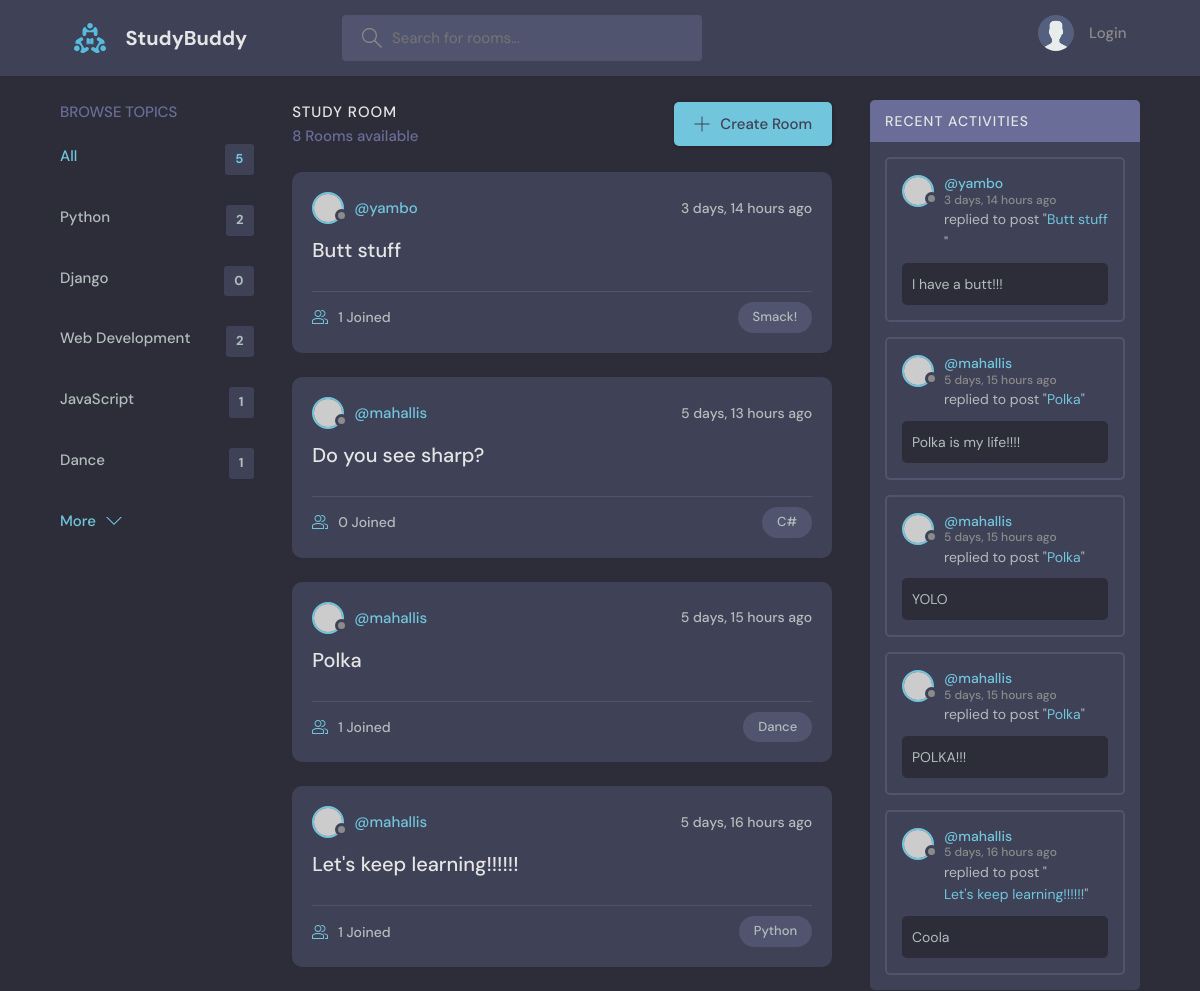
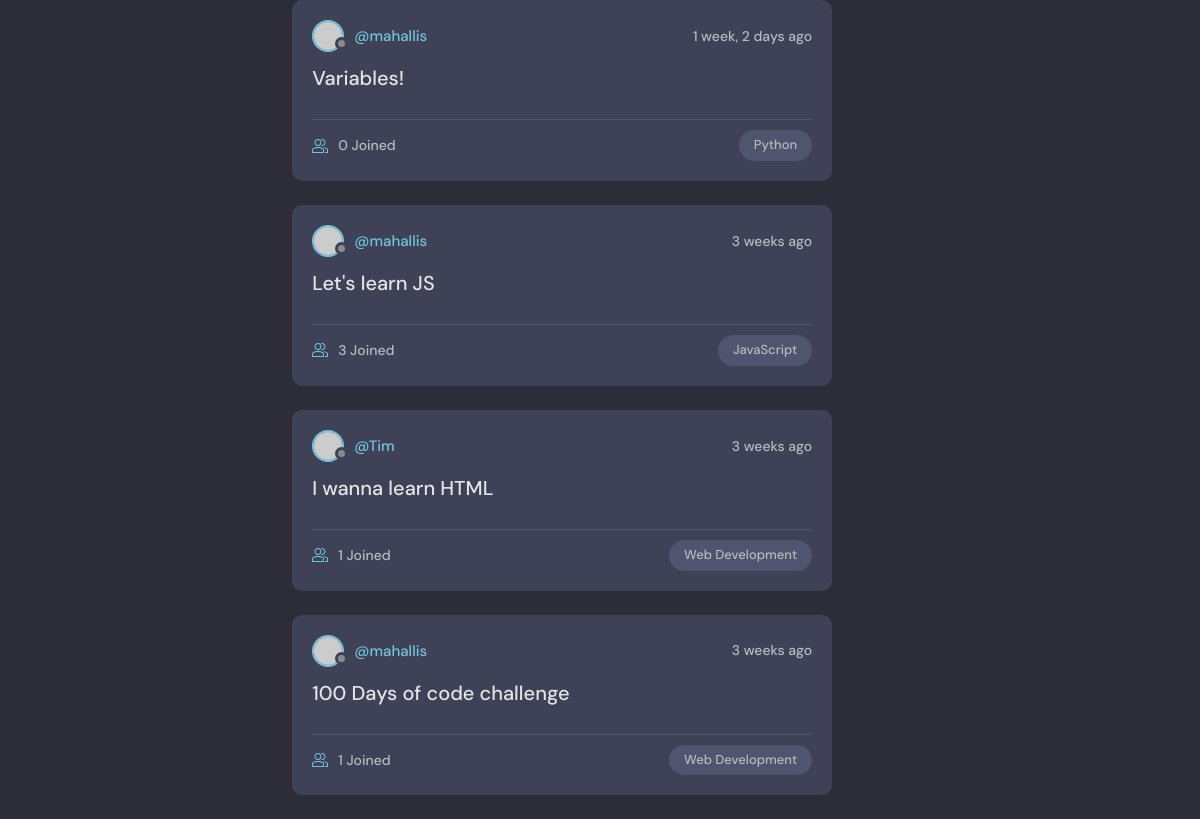
The page / on the database its author committed (2 pictures, top to bottom).
### base/models.py (models this page shows, shortened)
class Topic(models.Model):
    name = models.CharField(max_length=200)

class Room(models.Model):
    host = models.ForeignKey(User, on_delete=models.SET_NULL, null=True)
    topic = models.ForeignKey(Topic, on_delete=models.SET_NULL, null=True)
    name = models.CharField(max_length=200)
    description = models.TextField(null=True, blank=True)
    participants = models.ManyToManyField(
        User, related_name='participants', blank=True)
    updated = models.DateTimeField(auto_now=True)
    created = models.DateTimeField(auto_now_add=True)
    class Meta:
        ordering = ['-updated', '-created']
    def __str__(self):
        return self.name

class Message(models.Model):
    user = models.ForeignKey(User, on_delete=models.CASCADE)
    room = models.ForeignKey(Room, on_delete=models.CASCADE)
    body = models.TextField()
    updated = models.DateTimeField(auto_now=True)
    created = models.DateTimeField(auto_now_add=True)
    class Meta:
        ordering = ['-updated', '-created']

### base/views.py (the view)
# urls.py: path('', views.home, name="home"),
def home(request):
    q = request.GET.get('q') if request.GET.get('q') != None else ''
    rooms = Room.objects.filter(
        Q(topic__name__icontains=q) |
        Q(name__icontains=q) |
        Q(description__icontains=q)
    )
    topics = Topic.objects.all()[0:5]
    room_count = rooms.count()
    room_messages = Message.objects.filter(
        Q(room__topic__name__icontains=q))[0:5]
    context = {
        'rooms': rooms,
        'topics': topics,
        'room_count': room_count,
        'room_messages': room_messages,
    }
    return render(request, 'base/home.html', context)

### base/templates/base/home.html (shortened to what this page needs)
{% extends 'main.html' %}
{% block content %}
<main class="layout layout--3">
  <div class="container">
    {% include 'base/topics_component.html' %}
    <div class="roomList">
      <div class="roomList__header">
        <div>
          <h2>Study Room</h2>
          <p>{{room_count}} Rooms available</p>
        </div>
        <a class="btn btn--main" href="{% url 'create-room' %}">
          <svg version="1.1" xmlns="http://www.w3.org/2000/svg" width="32" height="32" viewBox="0 0 32 32">
            <title>add</title>
            <path
              d="M16.943 0.943h-1.885v14.115h-14.115v1.885h14.115v14.115h1.885v-14.115h14.115v-1.885h-14.115v-14.115z"
            ></path>
          </svg>
          Create Room
        </a>
      </div>
      {% include 'base/feed_component.html' %}
    </div>
    {% include 'base/activity_component.html' %}
  </div>
</main>
{% endblock %}

### base/templates/base/topics_component.html
<div class="topics">
  <div class="topics__header">
    <h2>Browse Topics</h2>
  </div>
  <ul class="topics__list">
    <li>
      <a href="{% url 'home' %}" class="active">All <span>{{topics.count}}</span></a>
    </li>
    {% for topic in topics %}
    <li>
      <a href="{% url 'home' %}?q={{topic.name}}">{{topic.name}} <span>{{topic.room_set.all.count}}</span></a>
    </li>
    {% endfor %}
  </ul>
  <a class="btn btn--link" href="{% url 'topics' %}">
    More
    <svg version="1.1" xmlns="http://www.w3.org/2000/svg" width="32" height="32" viewBox="0 0 32 32">
      <title>chevron-down</title>
      <path d="M16 21l-13-13h-3l16 16 16-16h-3l-13 13z"></path>
    </svg>
  </a>
</div>

### base/templates/base/feed_component.html (shortened to what this page needs)
{% for room in rooms %}
<div class="roomListRoom">
    <div class="roomListRoom__header">
        <a href="{% url 'user-profile' room.host.id %}" class="roomListRoom__author">
        <div class="avatar avatar--small">
            <img src="https://randomuser.me/api/portraits/women/{{forloop.counter}}.jpg" />
        </div>
        <span>@{{room.host.username}}</span>
        </a>
        <div class="roomListRoom__actions">
        <span>{{room.created|timesince}} ago</span>
        </div>
    </div>
    <div class="roomListRoom__content">
        <a href="{% url 'room' room.id %}">{{room.name}}</a>
    </div>
    <div class="roomListRoom__meta">
        <a href="{% url 'room' room.id %}" class="roomListRoom__joined">
        {{room.participants.all.count}} Joined
        </a>
        <p class="roomListRoom__topic">{{room.topic.name}}</p>
    </div>
</div>
{% endfor %}

### base/templates/base/activity_component.html (shortened to what this page needs)
<div class="activities">
  <div class="activities__header">
    <h2>Recent Activities</h2>
  </div>
  {% for message in room_messages %}
  <div class="activities__box">
    <div class="activities__boxHeader roomListRoom__header">
      <a href="{% url 'user-profile' message.user.id %}" class="roomListRoom__author">
        <div class="avatar avatar--small">
          <img src="https://randomuser.me/api/portraits/men/{{forloop.counter}}.jpg" />
        </div>
        <p>
          @{{message.user}}
          <span>{{message.created|timesince}} ago</span>
        </p>
      </a>
    </div>
    <div class="activities__boxContent">
      <p>replied to post "<a href="{% url 'room' message.room.id %}">{{message.room}}</a>"</p>
      <div class="activities__boxRoomContent">
        {{message.body}}
      </div>
    </div>
  </div>
  {% endfor %}
</div>

### rows shown on the page
Topic: name "Python", room_set.all.count "2"
Topic: name "Django", room_set.all.count "0"
Topic: name "Web Development", room_set.all.count "2"
Topic: name "JavaScript", room_set.all.count "1"
Topic: name "Dance", room_set.all.count "1"
Room: host.username "yambo", created "3 days, 14 hours", name "Butt stuff", participants.all.count "1", topic.name "Smack!"
Room: host.username "mahallis", created "5 days, 13 hours", name "Do you see sharp?", participants.all.count "0", topic.name "C#"
Room: host.username "mahallis", created "5 days, 15 hours", name "Polka", participants.all.count "1", topic.name "Dance"
Room: host.username "mahallis", created "5 days, 16 hours", name "Let's keep learning!!!!!!", participants.all.count "1", topic.name "Python"
Room: host.username "mahallis", created "1 week, 2 days", name "Variables!", participants.all.count "0", topic.name "Python"
Room: host.username "mahallis", created "3 weeks", name "Let's learn JS", participants.all.count "3", topic.name "JavaScript"
Room: host.username "Tim", created "3 weeks", name "I wanna learn HTML", participants.all.count "1", topic.name "Web Development"
Room: host.username "mahallis", created "3 weeks", name "100 Days of code challenge", participants.all.count "1", topic.name "Web Development"
Message: user "yambo", created "3 days, 14 hours", room "Butt stuff", body "I have a butt!!!"
Message: user "mahallis", created "5 days, 15 hours", room "Polka", body "Polka is my life!!!!"
Message: user "mahallis", created "5 days, 15 hours", room "Polka", body "YOLO"
Message: user "mahallis", created "5 days, 15 hours", room "Polka", body "POLKA!!!"
Message: user "mahallis", created "5 days, 16 hours", room "Let's keep learning!!!!!!", body "Coola"

### other values the page prints
{{ topics.count }} "5"
{{ room_count }} "8"
